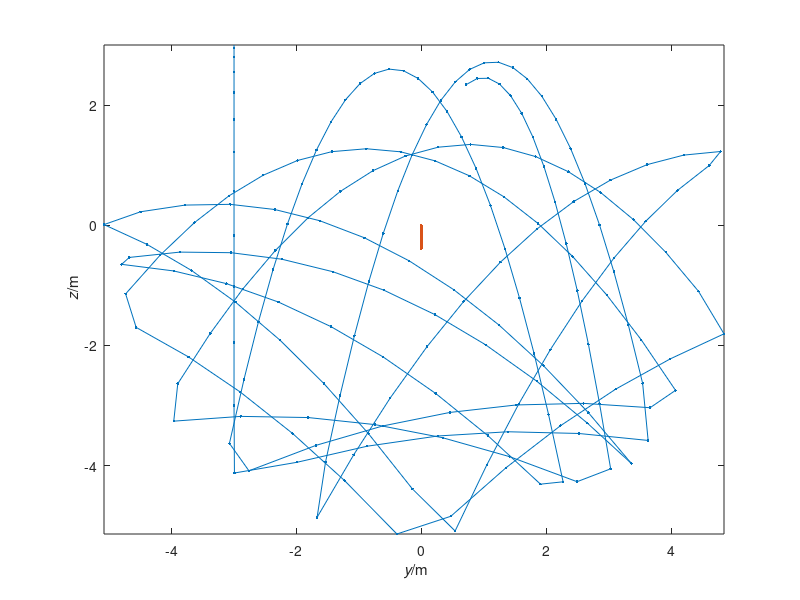
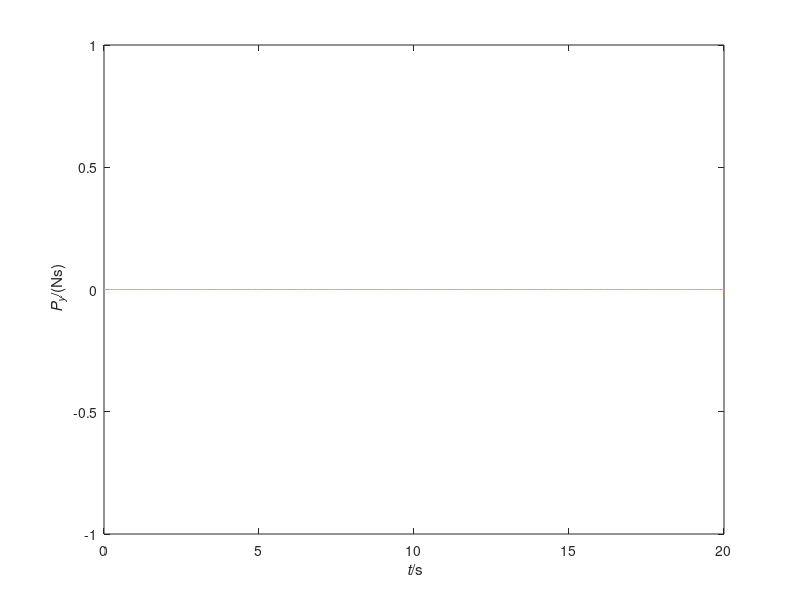
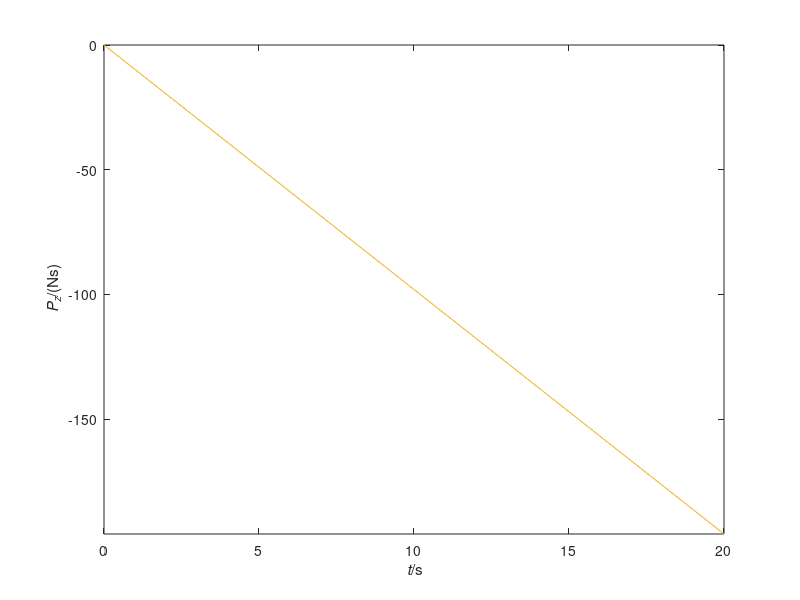

These figures' MATLAB source, in order:
%% SI units used throughout
%% Simulation of two bodies connected by Hookean spring in 2D
%% Coordinates (y,z)
ma = 1; % mass of object a
mb = 5000; % mass of object b
ya0 = -3; za0 = 3; % initial position of object a
yb0 = 0; zb0 = 0; % initial position of object a
vya0 = 0; vza0 = 0; % initial velocity of object a
vyb0 = 0; vzb0 = 0; % initial velocity of object b
Gya = 0; Gza = -ma*9.8; % gravity supply on object a
Gyb = 0; Gzb = 0; % gravity supply on object b
k = 5000; % spring constant
ln = 5; % natural length of rubber band
t0 = 0; % initial time
t1 = 20; % final time
dt = 0.001; % time step %@
%% adjust final time if not multiple of timestep
t1 = t1 + mod(t1-t0,dt);
%% check if timestep and time interval are consistent
%% (we can integrate backward in time)
if (t1-t0)*dt <= 0
  error('time interval inconsistent with timestep');
end
%%
%% We save values of all quantities at some steps during the simulation,
%% in case we want to do some analysis or plotting afterwards.
%% Saving at all timesteps could be too costly in terms of memory
Nsaves = 200; % number of timepoints to save during the simulation
%% Calculate time interval for saving
dsave = (t1-t0)/(Nsaves-1);
if abs(dsave) < abs(dt)
  error('time interval between saves is smaller than timestep')
end
%% Initialize vectors to contain saved values
tSave = nan(Nsaves,1); % time
yaSave = nan(Nsaves,1); zaSave = nan(Nsaves,1);
ybSave = nan(Nsaves,1); zbSave = nan(Nsaves,1);
PyaSave = nan(Nsaves,1); PzaSave = nan(Nsaves,1);
PybSave = nan(Nsaves,1); PzbSave = nan(Nsaves,1);
%% Save initial values
i = 1; % index that keeps count of savepoints
tSave(1) = t0;
yaSave(1) = ya0; zaSave(1) = za0;
ybSave(1) = yb0; zbSave(1) = zb0;
PyaSave(1) = ma*vya0; PzaSave(1) = ma*vza0;
PybSave(1) = mb*vyb0; PzbSave(1) = mb*vzb0;
%% Initialize plot
cols = get(0, 'DefaultAxesColorOrder');
plot(yaSave(1), zaSave(1), '.', 'Color', cols(1,:)); axis('tight');
plot(ybSave(1), zbSave(1), '.', 'Color', cols(2,:)); axis('tight');
xlabel('{\it y}/m'); ylabel('{\it z}/m'); hold on; %@
%%
%% Numerical time integration
%% Initialize
t = t0;
ya = ya0; za = za0;
yb = yb0; zb = zb0;
vya = vya0; vza = vza0;
vyb = vyb0; vzb = vzb0;
Pya = ma*vya0; Pza = ma*vza0;
Pyb = mb*vyb0; Pzb = mb*vzb0;
%% loop
while sign(dt)*t < sign(dt)*t1 % this check allows for backward time integration
  %% update time
  t = t + dt;
  %% Calculate force by rubber band
  l = norm([ya-yb, za-zb]); % present length
  %% non-Hookean constitutive relation
  if l < ln
    Fyab = 0;
    Fzab = 0;
  else
    Fyab = -k*(ya-yb)*(l-ln)/l;
    Fzab = -k*(za-zb)*(l-ln)/l;
  end
  %% update momentum
  Fyba = -Fyab;
  Fzba = -Fzab;
  Pya = Pya + (Fyab + Gya)*dt;
  Pza = Pza + (Fzab + Gza)*dt;
  Pyb = Pyb + (Fyba + Gyb)*dt;
  Pzb = Pzb + (Fzba + Gzb)*dt;
  %% update velocity
  vya = Pya/ma;
  vza = Pza/ma;
  vyb = Pyb/mb;
  vzb = Pzb/mb;
  %% update position
  ya = ya + vya*dt;
  za = za + vza*dt;
  yb = yb + vyb*dt;
  zb = zb + vzb*dt; %@
  %% Check whether we save & plot at this step
  if min(abs([0 dsave] - mod(t-t0, dsave))) <= abs(dt)/2
    i = i+1;
    tSave(i) = t;
    yaSave(i) = ya; zaSave(i) = za;
    ybSave(i) = yb; zbSave(i) = zb;
    PyaSave(i) = Pya; PzaSave(i) = Pza;
    PybSave(i) = Pyb; PzbSave(i) = Pzb;
    plot(ya, za,'.','Color',cols(1,:));
    plot(yb, zb,'.','Color',cols(2,:));
    pause(0.001);
  end %@
end %@
%% Plot trajectory
plot(yaSave,zaSave,'-','Color',cols(1,:));
plot(ybSave,zbSave,'-.','Color',cols(2,:));
%% Plot total y-momentum vs t
figure();
plot(tSave,PyaSave+PybSave,'-','Color',cols(3,:));
axis('tight'); xlabel('{\it t}/s'); ylabel('{\it P_y}/(Ns)');
%% Plot total z-momentum vs t
figure();
plot(tSave,PzaSave+PzbSave,'-','Color',cols(3,:));
axis('tight'); xlabel('{\it t}/s'); ylabel('{\it P_z}/(Ns)'); %@
